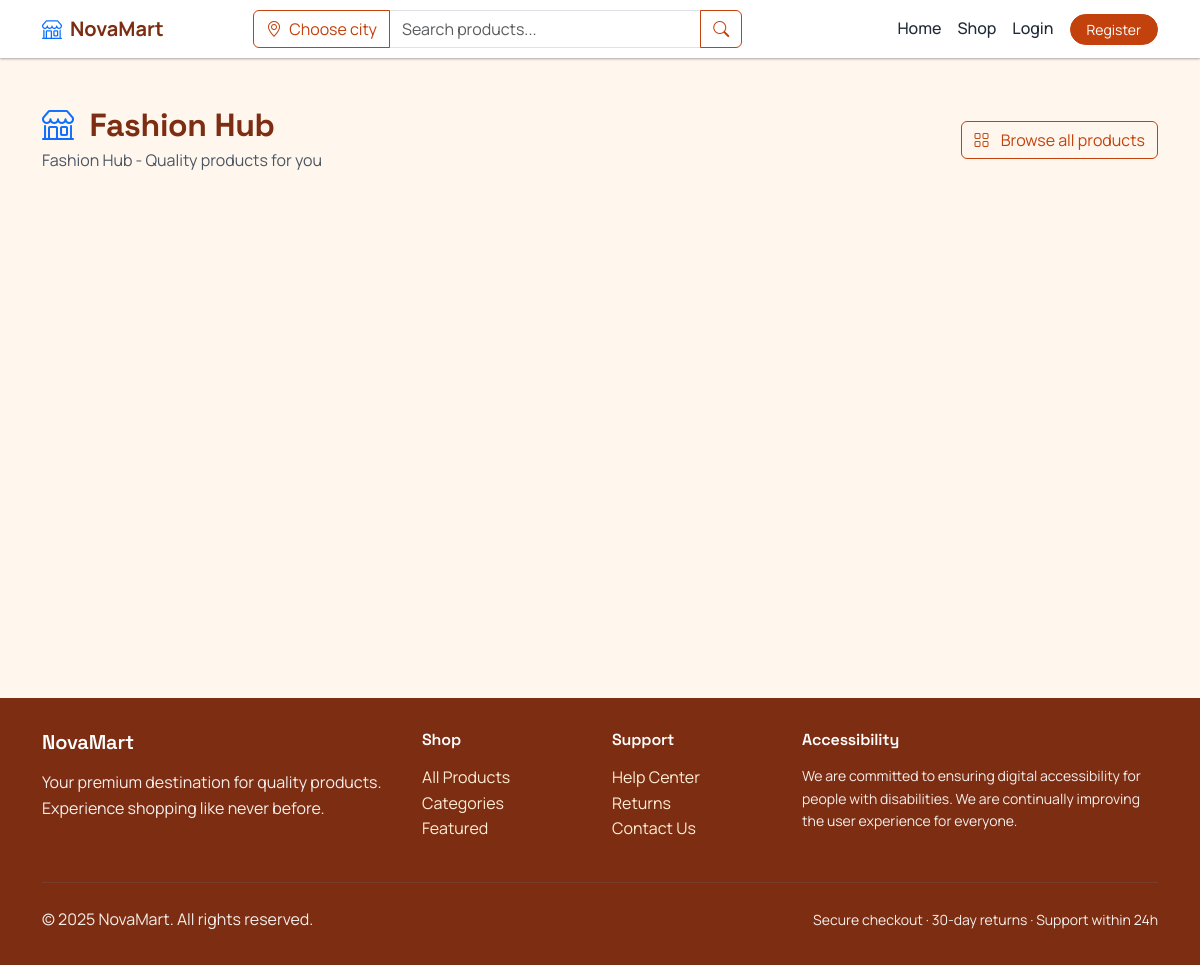
The page /store/3 on the database its author committed.
### app/models.py (models this page shows, shortened)
class MerchantProfile(db.Model):
    __tablename__ = 'merchant_profiles'
    user_id = db.Column(
        db.Integer,
        db.ForeignKey(
            'users.id',
            ondelete='CASCADE'),
        primary_key=True)
    shop_name = db.Column(db.String(100), unique=True, nullable=False)
    description = db.Column(db.Text, nullable=True)
    contact_phone = db.Column(db.String(20), nullable=True)
    created_at = db.Column(
        db.DateTime,
        default=datetime.utcnow,
        nullable=False)

### app/blueprints/public.py (the view)
@bp.route('/store/<int:merchant_id>', methods=['GET'])
def merchant_store(merchant_id: int):
    merchant = User.query.get_or_404(merchant_id)
    profile = MerchantProfile.query.filter_by(user_id=merchant_id).first()
    products = Product.query.filter_by(
        merchant_id=merchant_id,
        is_deleted=False,
        status=ProductStatus.ACTIVE
    ).order_by(Product.id.desc()).limit(48).all()
    return render_template(
        'public/merchant_store.html',
        merchant=merchant,
        profile=profile,
        products=products,
        rating_summary=get_product_rating_summary([p.id for p in products])
    )

### app/utils.py (called while the page is built, shortened)
def get_product_rating_summary(product_ids):
    if not product_ids:
        return {}
    rows = db.session.query(
        Review.product_id,
        Review.rating,
        func.count(Review.id)
    ).filter(
        Review.product_id.in_(product_ids),
        Review.is_deleted.is_(False),
        Review.is_hidden.is_(False)
    ).group_by(Review.product_id, Review.rating).all()
    summary = {}
    return summary

### app/templates/public/merchant_store.html (shortened to what this page needs)
{% extends "base.html" %}
{% block content %}
<div class="container py-5">
  <div class="d-flex flex-wrap justify-content-between align-items-center gap-2 mb-4">
    <div>
      <h2 class="fw-bold mb-1">
        <i class="bi bi-shop me-2 text-primary"></i>
        {{ profile.shop_name if profile else ('Merchant #' ~ merchant.id) }}
      </h2>
      <p class="text-secondary mb-0">{{ profile.description if profile and profile.description else 'Official storefront. Browse their full NovaMart catalog.' }}</p>
    </div>
    <div>
      <a class="btn btn-outline-primary" href="{{ url_for('products.product_list') }}">
        <i class="bi bi-grid me-2"></i> Browse all products
      </a>
    </div>
  </div>
  {% if products|length == 0 %}
    <div class="text-center py-5 bg-light rounded-3">
      <p class="text-secondary mb-0">No products yet. Check back soon.</p>
    </div>
  {% else %}
    <div class="row row-cols-1 row-cols-sm-2 row-cols-md-3 row-cols-lg-4 g-4">
      {% for product in products %}
        <div class="col">
              {% set rating = rating_summary.get(product.id) if rating_summary else None %}
        </div>
      {% endfor %}
    </div>
  {% endif %}
</div>
{% endblock %}

### static/css/main.css (style rules this page uses)
:root { --color-primary-light: #FFEDD5; --color-primary: #C2410C; --color-primary-dark: #7C2D12; --color-background: #FFF7ED; --color-surface: #FFFFFF; --color-border: #FED7AA; --color-text-primary: #1F2937; --color-text-secondary: #4B5563; --color-success: #16A34A; --color-danger: #DC2626; --color-warning: #F59E0B; --color-info: #0EA5E9; --color-primary-rgb: 194, 65, 12; --spacing-xs: 0.25rem; --spacing-sm: 0.5rem; --spacing-md: 1rem; --spacing-lg: 1.5rem; --spacing-xl: 2rem; --border-radius-sm: 4px; --border-radius-md: 8px; --border-radius-lg: 12px; --shadow-sm: 0 1px 3px rgba(0,0,0,0.12), 0 1px 2px rgba(0,0,0,0.24); --shadow-md: 0 3px 6px rgba(0,0,0,0.16), 0 3px 6px rgba(0,0,0,0.23); --shadow-lg: 0 10px 20px rgba(0,0,0,0.19), 0 6px 6px rgba(0,0,0,0.23); --font-body: "Manrope", sans-serif; --font-display: "Space Grotesk", sans-serif; }
body { font-family: var(--font-body); background-color: var(--color-background); color: var(--color-text-primary); line-height: 1.6; }
h1, h2, h3, h4, h5, h6 { color: var(--color-primary-dark); font-family: var(--font-display); font-weight: 600; letter-spacing: -0.01em; }
a { color: var(--color-primary); text-decoration: none; transition: color 0.2s ease; }
.text-secondary { color: var(--color-text-secondary) !important; }
.btn-outline-primary { color: var(--color-primary); border-color: var(--color-primary); }

### rows shown on the page
MerchantProfile: shop_name "Fashion Hub", description "Fashion Hub - Quality products for you"
